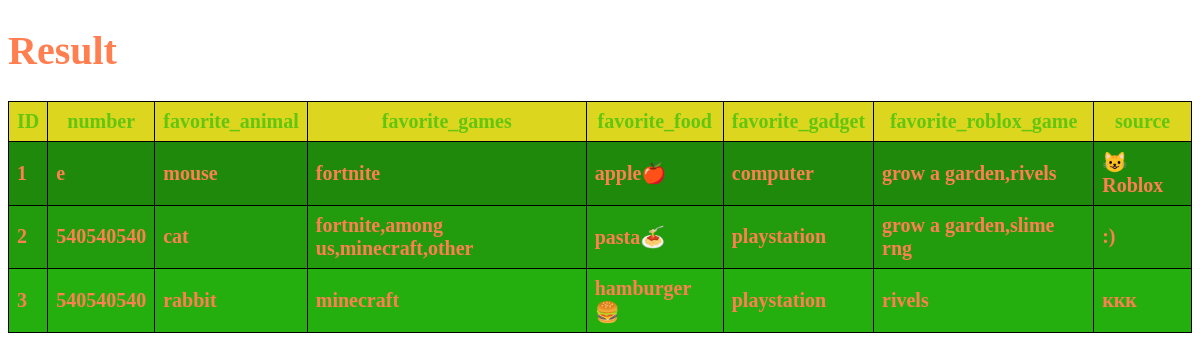
The app's page /results with its own data.
### tables this page shows
CREATE TABLE survey_results (
        id INTEGER PRIMARY KEY AUTOINCREMENT,
        number INTEGER,
        favorite_animal TEXT,
        favorite_games TEXT,
        favorite_food TEXT,
        favorite_gadget TEXT,
        favorite_roblox_game TEXT,
        source TEXT
    );

### main.py (the view)
@app.route('/results')
@auth.login_required
def results():
    conn = sqlite3.connect('database.db')
    conn.row_factory = sqlite3.Row
    cursor = conn.cursor()
    cursor.execute('''SELECT*FROM survey_results''')
    data = cursor.fetchall()
    conn.close()
    return render_template('results.html', data=data)

### templates/results.html (shortened to what this page needs)
<!DOCTYPE html>
<html lang="en">
<head>
      <link rel='stylesheet' href="/static/Style.css" >
</head>
<body>
    <h1>Result</h1>
    <table>
        <tr>
            <th>ID</th>
            <th>number</th>
            <th>favorite_animal</th>
            <th>favorite_games</th>
            <th>favorite_food</th>
            <th>favorite_gadget</th>
            <th>favorite_roblox_game</th>
            <th>source</th>
        </tr>
        {% for row in data %}
        <tr style="--i: {{ loop.index }}">
            <td>{{row.id}}</td>
            <td>{{row.number}}</td>
            <td>{{ row.favorite_animal }}</td>
            <td>{{ row.favorite_games }}</td>
            <td>{{ row.favorite_food }}</td>
            <td>{{ row.favorite_gadget }}</td>
            <td>{{ row.favorite_roblox_game }}</td>
            <td>{{ row.source }}</td>
        </tr>
        {%endfor%}
</table>
</body>
</html>

### static/Style.css (style rules this page uses)
body { background-color:white; color:coral; font-size:20px; font-weight: bold; }
table { border-collapse: collapse; width: 100%; }
th, td { border: 1px solid black; padding: 8px; }
th { background-color: #dcd61e; color:#62c610; }
table tr { background-color: hsl(calc(110 + var(--i) * 0.5), 85%, calc(25% + var(--i) *4%)); }

### records on screen
survey_results: id "1", number "e", favorite_animal "mouse", favorite_games "fortnite", favorite_food "apple🍎", favorite_gadget "computer", favorite_roblox_game "grow a garden,rivels", source "😺Roblox"
survey_results: id "2", number "540540540", favorite_animal "cat", favorite_games "fortnite,among us,minecraft,other", favorite_food "pasta🍝", favorite_gadget "playstation", favorite_roblox_game "grow a garden,slime rng", source ":)"
survey_results: id "3", number "540540540", favorite_animal "rabbit", favorite_games "minecraft", favorite_food "hamburger🍔", favorite_gadget "playstation", favorite_roblox_game "rivels", source "ккк"
